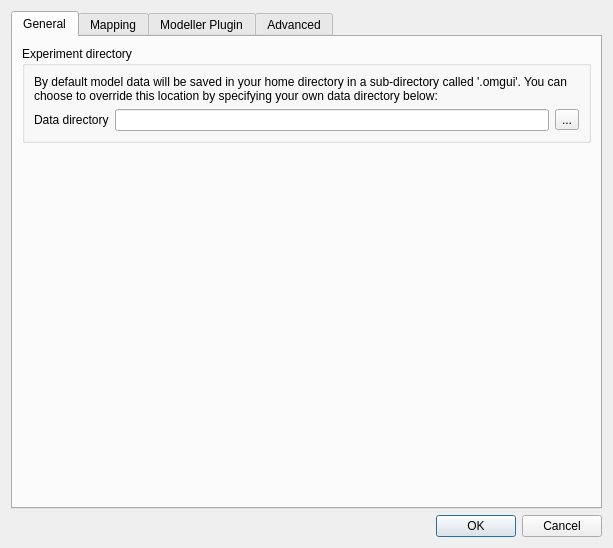
<?xml version="1.0" encoding="UTF-8"?>
<ui version="4.0">
 <class>OmgQgisPluginOptionsBase</class>
 <widget class="QDialog" name="OmgQgisPluginOptionsBase">
  <property name="geometry">
   <rect>
    <x>0</x>
    <y>0</y>
    <width>613</width>
    <height>548</height>
   </rect>
  </property>
  <property name="minimumSize">
   <size>
    <width>400</width>
    <height>320</height>
   </size>
  </property>
  <property name="windowTitle">
   <string>Options</string>
  </property>
  <property name="windowIcon">
   <iconset resource="../resources/resources.qrc">
    <normaloff>:/om_icon_small.png</normaloff>:/om_icon_small.png</iconset>
  </property>
  <layout class="QGridLayout">
   <item row="1" column="0">
    <widget class="QDialogButtonBox" name="buttonBox">
     <property name="orientation">
      <enum>Qt::Horizontal</enum>
     </property>
     <property name="standardButtons">
      <set>QDialogButtonBox::Cancel|QDialogButtonBox::Ok</set>
     </property>
    </widget>
   </item>
   <item row="0" column="0">
    <widget class="QTabWidget" name="tabWidget">
     <property name="enabled">
      <bool>true</bool>
     </property>
     <property name="currentIndex">
      <number>0</number>
     </property>
     <widget class="QWidget" name="tab_4">
      <attribute name="title">
       <string>General</string>
      </attribute>
      <layout class="QGridLayout">
       <item row="0" column="0">
        <widget class="QGroupBox" name="groupBox_7">
         <property name="title">
          <string>Experiment directory</string>
         </property>
         <layout class="QGridLayout">
          <item row="0" column="0" colspan="3">
           <widget class="QLabel" name="label_8">
            <property name="text">
             <string>By default model data will be saved in your home directory in a sub-directory called '.omgui'. You can choose to override this location by specifying your own data directory below:</string>
            </property>
            <property name="wordWrap">
             <bool>true</bool>
            </property>
           </widget>
          </item>
          <item row="1" column="0">
           <widget class="QLabel" name="label_3">
            <property name="text">
             <string>Data directory</string>
            </property>
            <property name="buddy">
             <cstring>leDataDirectory</cstring>
            </property>
           </widget>
          </item>
          <item row="1" column="1">
           <widget class="QLineEdit" name="leDataDirectory"/>
          </item>
          <item row="1" column="2">
           <widget class="QToolButton" name="toolSelectDataDirectory">
            <property name="text">
             <string>...</string>
            </property>
            <property name="icon">
             <iconset resource="../resources/resources.qrc">
              <normaloff>:/fileopen.png</normaloff>:/fileopen.png</iconset>
            </property>
           </widget>
          </item>
         </layout>
        </widget>
       </item>
       <item row="1" column="0">
        <spacer>
         <property name="orientation">
          <enum>Qt::Vertical</enum>
         </property>
         <property name="sizeHint" stdset="0">
          <size>
           <width>20</width>
           <height>16</height>
          </size>
         </property>
        </spacer>
       </item>
      </layout>
     </widget>
     <widget class="QWidget" name="tabMapping">
      <attribute name="title">
       <string>Mapping</string>
      </attribute>
      <layout class="QGridLayout">
       <item row="0" column="0">
        <widget class="QGroupBox" name="groupBox_8">
         <property name="title">
          <string>Localities</string>
         </property>
         <layout class="QGridLayout">
          <item row="0" column="0" colspan="3">
           <widget class="QLabel" name="lblLocalitiesDescription">
            <property name="text">
             <string>In the mapping tab, points will be displayed showing the presence and (if available) absence points used to create the model. You can choose how these points should be displayed on the map using the options below.</string>
            </property>
            <property name="wordWrap">
             <bool>true</bool>
            </property>
           </widget>
          </item>
          <item row="1" column="0">
           <widget class="QLabel" name="lblLocalitySymbolSize">
            <property name="text">
             <string>Symbol size</string>
            </property>
           </widget>
          </item>
          <item row="2" column="0">
           <widget class="QLabel" name="lblPresenceColour">
            <property name="text">
             <string>Colour for presence records</string>
            </property>
            <property name="buddy">
             <cstring>toolPresenceColour</cstring>
            </property>
           </widget>
          </item>
          <item row="2" column="1">
           <widget class="QLabel" name="lblPresenceColourPreview">
            <property name="styleSheet">
             <string>background-color: green;</string>
            </property>
            <property name="text">
             <string/>
            </property>
           </widget>
          </item>
          <item row="2" column="2">
           <widget class="QToolButton" name="toolPresenceColour">
            <property name="text">
             <string>...</string>
            </property>
           </widget>
          </item>
          <item row="3" column="0">
           <widget class="QLabel" name="lblAbsenceColour">
            <property name="text">
             <string>Colour for absence records</string>
            </property>
            <property name="buddy">
             <cstring>toolAbsenceColour</cstring>
            </property>
           </widget>
          </item>
          <item row="3" column="1">
           <widget class="QLabel" name="lblAbsenceColourPreview">
            <property name="styleSheet">
             <string>background-color: red;</string>
            </property>
            <property name="text">
             <string/>
            </property>
           </widget>
          </item>
          <item row="3" column="2">
           <widget class="QToolButton" name="toolAbsenceColour">
            <property name="text">
             <string>...</string>
            </property>
           </widget>
          </item>
          <item row="1" column="1" colspan="2">
           <widget class="QDoubleSpinBox" name="spinLocalitySymbolSize">
            <property name="decimals">
             <number>1</number>
            </property>
            <property name="minimum">
             <double>0.100000000000000</double>
            </property>
            <property name="maximum">
             <double>30.000000000000000</double>
            </property>
            <property name="singleStep">
             <double>0.100000000000000</double>
            </property>
            <property name="value">
             <double>3.000000000000000</double>
            </property>
           </widget>
          </item>
         </layout>
        </widget>
       </item>
      </layout>
     </widget>
     <widget class="QWidget" name="tab_3">
      <attribute name="title">
       <string>Modeller Plugin</string>
      </attribute>
      <layout class="QGridLayout">
       <item row="0" column="0">
        <widget class="QGroupBox" name="groupBox_3">
         <property name="title">
          <string>Active plugin</string>
         </property>
         <layout class="QGridLayout">
          <item row="0" column="0">
           <widget class="QLabel" name="label_2">
            <property name="text">
             <string>Modeller plugin</string>
            </property>
            <property name="buddy">
             <cstring>cboModellerPluginName</cstring>
            </property>
           </widget>
          </item>
          <item row="0" column="1">
           <widget class="QComboBox" name="cboModellerPluginName"/>
          </item>
          <item row="1" column="0">
           <widget class="QLabel" name="lblOutputFormat">
            <property name="text">
             <string>Output format</string>
            </property>
            <property name="buddy">
             <cstring>cboOutputFormat</cstring>
            </property>
           </widget>
          </item>
          <item row="1" column="1">
           <widget class="QComboBox" name="cboOutputFormat"/>
          </item>
          <item row="2" column="0" colspan="2">
           <widget class="QLabel" name="lblFormatNotes">
            <property name="text">
             <string>Format notes:</string>
            </property>
            <property name="wordWrap">
             <bool>true</bool>
            </property>
           </widget>
          </item>
         </layout>
        </widget>
       </item>
       <item row="1" column="0">
        <widget class="QGroupBox" name="groupBox">
         <property name="title">
          <string>Plugin options</string>
         </property>
         <layout class="QGridLayout">
          <item row="2" column="0" colspan="2">
           <widget class="QCheckBox" name="cbxModellerVerboseFlag">
            <property name="text">
             <string>Show verbose output if available (openModeller Debug Log level)</string>
            </property>
           </widget>
          </item>
          <item row="1" column="0" colspan="2">
           <widget class="QCheckBox" name="cbxModellerLoggingFlag">
            <property name="text">
             <string>Store extra log data if possible (SOAP SEND, RECV and ERROR logs)</string>
            </property>
           </widget>
          </item>
          <item row="0" column="1">
           <widget class="QLineEdit" name="leWebServiceAddress">
            <property name="enabled">
             <bool>false</bool>
            </property>
            <property name="text">
             <string/>
            </property>
           </widget>
          </item>
          <item row="0" column="0">
           <widget class="QLabel" name="lblWebServiceAddress">
            <property name="text">
             <string>Web service address</string>
            </property>
            <property name="buddy">
             <cstring>leWebServiceAddress</cstring>
            </property>
           </widget>
          </item>
         </layout>
        </widget>
       </item>
       <item row="2" column="0">
        <widget class="QGroupBox" name="groupBox_2">
         <property name="title">
          <string>Additional info</string>
         </property>
         <layout class="QGridLayout">
          <item row="1" column="0">
           <widget class="QLabel" name="lblPluginSearchPath">
            <property name="text">
             <string>not set</string>
            </property>
           </widget>
          </item>
          <item row="0" column="0">
           <widget class="QLabel" name="label_4">
            <property name="text">
             <string>Plugin search path:</string>
            </property>
           </widget>
          </item>
         </layout>
        </widget>
       </item>
      </layout>
     </widget>
     <widget class="QWidget" name="tabAdvanced">
      <attribute name="title">
       <string>Advanced</string>
      </attribute>
      <layout class="QGridLayout">
       <item row="0" column="0">
        <widget class="QGroupBox" name="grpProxy">
         <property name="title">
          <string>Use proxy for web access</string>
         </property>
         <property name="flat">
          <bool>false</bool>
         </property>
         <property name="checkable">
          <bool>true</bool>
         </property>
         <layout class="QGridLayout">
          <item row="0" column="0">
           <widget class="QLabel" name="lblProxyHost">
            <property name="text">
             <string>Host</string>
            </property>
            <property name="buddy">
             <cstring>cboModellerPluginName</cstring>
            </property>
           </widget>
          </item>
          <item row="0" column="1">
           <widget class="QLineEdit" name="leProxyHost"/>
          </item>
          <item row="1" column="0">
           <widget class="QLabel" name="lblProxyPort">
            <property name="text">
             <string>Port</string>
            </property>
            <property name="buddy">
             <cstring>cboModellerPluginName</cstring>
            </property>
           </widget>
          </item>
          <item row="1" column="1">
           <widget class="QLineEdit" name="leProxyPort"/>
          </item>
          <item row="2" column="0">
           <widget class="QLabel" name="lblUser">
            <property name="text">
             <string>User</string>
            </property>
            <property name="buddy">
             <cstring>cboModellerPluginName</cstring>
            </property>
           </widget>
          </item>
          <item row="2" column="1">
           <widget class="QLineEdit" name="leProxyUser">
            <property name="toolTip">
             <string>Leave this blank if no proxy username / password are required</string>
            </property>
           </widget>
          </item>
          <item row="3" column="0">
           <widget class="QLabel" name="lblPassword">
            <property name="text">
             <string>Password</string>
            </property>
            <property name="buddy">
             <cstring>cboModellerPluginName</cstring>
            </property>
           </widget>
          </item>
          <item row="3" column="1">
           <widget class="QLineEdit" name="leProxyPassword">
            <property name="toolTip">
             <string>Leave this blank if no proxy username / password are required</string>
            </property>
            <property name="echoMode">
             <enum>QLineEdit::Password</enum>
            </property>
           </widget>
          </item>
         </layout>
        </widget>
       </item>
       <item row="1" column="0">
        <widget class="QGroupBox" name="groupBox_6">
         <property name="title">
          <string>GBIF portal</string>
         </property>
         <layout class="QGridLayout">
          <item row="0" column="0">
           <widget class="QLabel" name="label">
            <property name="text">
             <string>GBIF portal url (e.g. data.gbif.org)</string>
            </property>
            <property name="buddy">
             <cstring>leGbifUrl</cstring>
            </property>
           </widget>
          </item>
          <item row="1" column="0">
           <widget class="QLineEdit" name="leGbifUrl"/>
          </item>
         </layout>
        </widget>
       </item>
       <item row="2" column="0">
        <widget class="QGroupBox" name="grpLogToFile">
         <property name="title">
          <string>Log to file</string>
         </property>
         <property name="checkable">
          <bool>true</bool>
         </property>
         <layout class="QGridLayout">
          <item row="0" column="0" colspan="3">
           <widget class="QLabel" name="label_9">
            <property name="text">
             <string>If you are experiencing problems and need to provide feedback to the openModeller Desktop project, you can enable logging to a file. The file can then be attached to any bug reports. This option is disabled by default.</string>
            </property>
            <property name="wordWrap">
             <bool>true</bool>
            </property>
           </widget>
          </item>
          <item row="1" column="0">
           <widget class="QLabel" name="label_10">
            <property name="text">
             <string>Log file</string>
            </property>
            <property name="buddy">
             <cstring>leLogFile</cstring>
            </property>
           </widget>
          </item>
          <item row="1" column="1">
           <widget class="QLineEdit" name="leLogFile"/>
          </item>
          <item row="1" column="2">
           <widget class="QToolButton" name="toolSelectLogFile">
            <property name="text">
             <string>...</string>
            </property>
            <property name="icon">
             <iconset resource="../resources/resources.qrc">
              <normaloff>:/fileopen.png</normaloff>:/fileopen.png</iconset>
            </property>
           </widget>
          </item>
         </layout>
        </widget>
       </item>
       <item row="3" column="0">
        <spacer>
         <property name="orientation">
          <enum>Qt::Vertical</enum>
         </property>
         <property name="sizeHint" stdset="0">
          <size>
           <width>530</width>
           <height>31</height>
          </size>
         </property>
        </spacer>
       </item>
      </layout>
     </widget>
    </widget>
   </item>
  </layout>
 </widget>
 <tabstops>
  <tabstop>buttonBox</tabstop>
  <tabstop>tabWidget</tabstop>
  <tabstop>leDataDirectory</tabstop>
  <tabstop>toolSelectDataDirectory</tabstop>
  <tabstop>spinLocalitySymbolSize</tabstop>
  <tabstop>toolPresenceColour</tabstop>
  <tabstop>toolAbsenceColour</tabstop>
  <tabstop>cboModellerPluginName</tabstop>
  <tabstop>cboOutputFormat</tabstop>
  <tabstop>leWebServiceAddress</tabstop>
  <tabstop>cbxModellerLoggingFlag</tabstop>
  <tabstop>cbxModellerVerboseFlag</tabstop>
  <tabstop>grpProxy</tabstop>
  <tabstop>leProxyHost</tabstop>
  <tabstop>leProxyPort</tabstop>
  <tabstop>leProxyUser</tabstop>
  <tabstop>leProxyPassword</tabstop>
  <tabstop>leGbifUrl</tabstop>
  <tabstop>grpLogToFile</tabstop>
  <tabstop>leLogFile</tabstop>
  <tabstop>toolSelectLogFile</tabstop>
 </tabstops>
 <resources>
  <include location="../resources/resources.qrc"/>
 </resources>
 <connections>
  <connection>
   <sender>buttonBox</sender>
   <signal>accepted()</signal>
   <receiver>OmgQgisPluginOptionsBase</receiver>
   <slot>accept()</slot>
   <hints>
    <hint type="sourcelabel">
     <x>550</x>
     <y>506</y>
    </hint>
    <hint type="destinationlabel">
     <x>7</x>
     <y>208</y>
    </hint>
   </hints>
  </connection>
  <connection>
   <sender>buttonBox</sender>
   <signal>rejected()</signal>
   <receiver>OmgQgisPluginOptionsBase</receiver>
   <slot>reject()</slot>
   <hints>
    <hint type="sourcelabel">
     <x>457</x>
     <y>506</y>
    </hint>
    <hint type="destinationlabel">
     <x>6</x>
     <y>316</y>
    </hint>
   </hints>
  </connection>
 </connections>
</ui>
